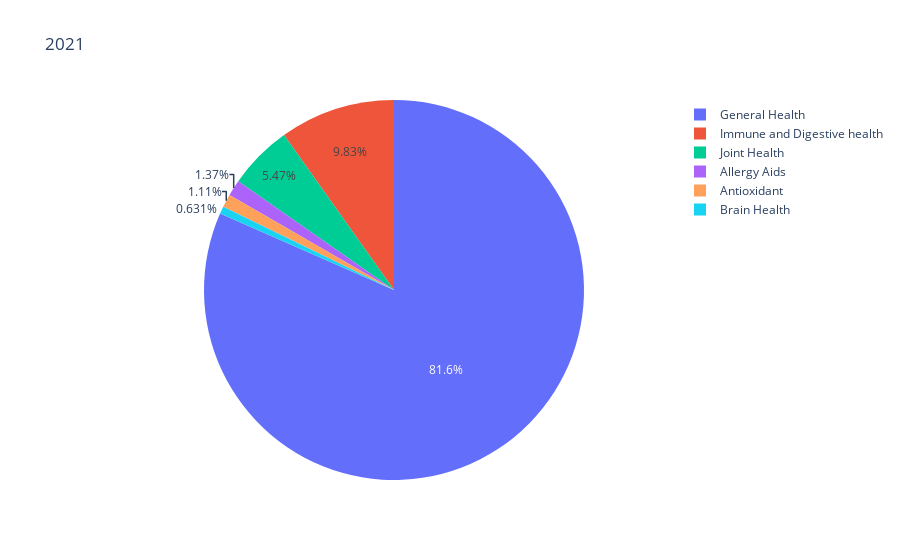

The cell this chart's notebook holds for it:
### Code cell
# Plotly pie chart - net sales by "category" column value - 2021 Only
per_category_sales_2021_fig = px.pie(per_category_sales_2021, names ="category", values = "net_sales", title="2021",
        labels={"category" : 'Category', "net_sales" :'Sales in $'})


per_category_sales_2021_fig.show()

### Figure 1 — Plotly figure (JSON) as saved in the notebook; plotly's stock layout.template omitted (floating-point values rounded to 4 significant figures)
{"data": [{"domain": {"x": [0, 1], "y": [0, 1]}, "hovertemplate": "Category=%{label}<br>Sales in $=%{value}<extra></extra>", "labels": ["Allergy Aids", "Antioxidant", "Brain Health", "General Health", "Immune and Digestive health", "Joint Health"], "legendgroup": "", "name": "", "showlegend": true, "type": "pie", "values": [2814.0, 2281.0, 1299.0, 167900.0, 20230.0, 11260.0]}], "layout": {"legend": {"tracegroupgap": 0}, "title": {"text": "2021"}}}
